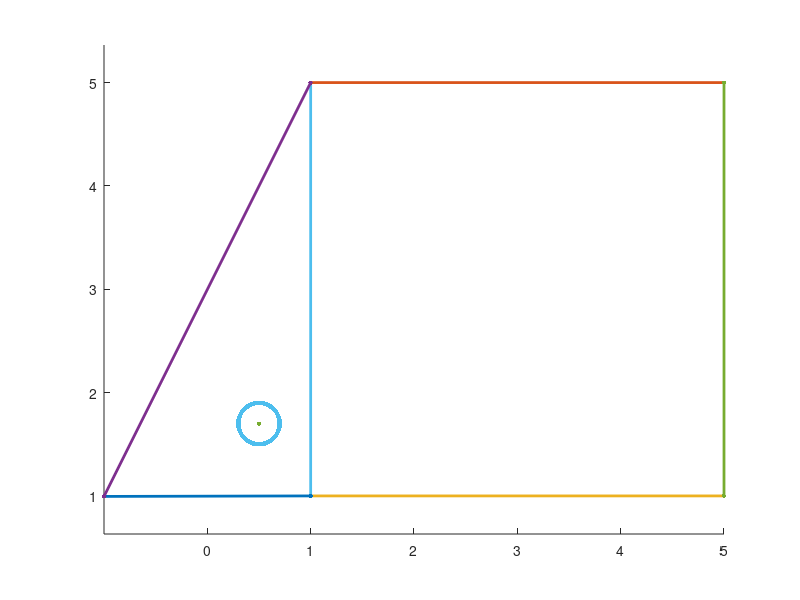

The MATLAB source for this figure:
function res = test9()
res = 0
figure; hold on; axis equal;
plot([1 1],[1 1], 'LineWidth', 2, 'Marker', '.', 'MarkerSize', 10)
plot([5 5],[1 1], 'LineWidth', 2, 'Marker', '.', 'MarkerSize', 10)
plot([1 5],[1 1], 'LineWidth', 2, 'Marker', '.', 'MarkerSize', 10)
plot([1.00001 1.00001],[1.00001 1.00001], 'LineWidth', 2, 'Marker', '.', 'MarkerSize', 10)
plot([1.00001 1.00001],[5.00001 5.00001], 'LineWidth', 2, 'Marker', '.', 'MarkerSize', 10)
plot([1.00001 1.00001],[1.00001 5.00001], 'LineWidth', 2, 'Marker', '.', 'MarkerSize', 10)
plot([1 1],[5.00002 5.00002], 'LineWidth', 2, 'Marker', '.', 'MarkerSize', 10)
plot([5 5],[5 5], 'LineWidth', 2, 'Marker', '.', 'MarkerSize', 10)
plot([1 5],[5.00002 5], 'LineWidth', 2, 'Marker', '.', 'MarkerSize', 10)
plot([4.99999 4.99999],[5 5], 'LineWidth', 2, 'Marker', '.', 'MarkerSize', 10)
plot([4.99999 4.99999],[0.999999 0.999999], 'LineWidth', 2, 'Marker', '.', 'MarkerSize', 10)
plot([4.99999 4.99999],[5 0.999999], 'LineWidth', 2, 'Marker', '.', 'MarkerSize', 10)
plot([0.999996 0.999996],[1.00001 1.00001], 'LineWidth', 2, 'Marker', '.', 'MarkerSize', 10)
plot([-0.999998 -0.999998],[0.995112 0.995112], 'LineWidth', 2, 'Marker', '.', 'MarkerSize', 10)
plot([0.999996 -0.999998],[1.00001 0.995112], 'LineWidth', 2, 'Marker', '.', 'MarkerSize', 10)
plot([-0.999993 -0.999993],[0.99512 0.99512], 'LineWidth', 2, 'Marker', '.', 'MarkerSize', 10)
plot([1.00001 1.00001],[5.00002 5.00002], 'LineWidth', 2, 'Marker', '.', 'MarkerSize', 10)
plot([-0.999993 1.00001],[0.99512 5.00002], 'LineWidth', 2, 'Marker', '.', 'MarkerSize', 10)
plot([0.5 0.5],[1.7 1.7], 'LineWidth', 2, 'Marker', '.', 'MarkerSize', 10)
plot(0.5 + 0.2 * cos(0:0.001 : 2 * pi), 1.7 + 0.2 * sin(0:0.001 : 2 * pi), 'LineWidth', 2, 'Marker', '.', 'MarkerSize', 10)
